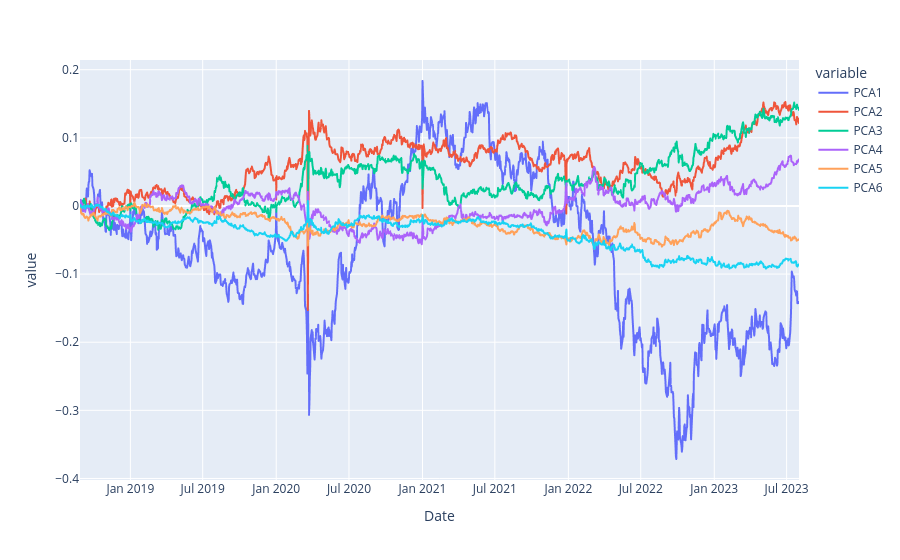

The cell this chart's notebook holds for it:
### Code cell
pca_result_test = pcatts.get_pca_ts(test_data_df)

pd.options.plotting.backend = "plotly"
pca_result_test.pca_ts_df.plot()

### Figure 1 — Plotly figure (JSON) as saved in the notebook; plotly's stock layout.template omitted (floating-point values rounded to 4 significant figures; data arrays with more than 128 entries replaced by an {"elided": "..."} marker saying what was removed)
{"data": [{"hovertemplate": "variable=PCA1<br>Date=%{x}<br>value=%{y}<extra></extra>", "legendgroup": "PCA1", "line": {"color": "#636efa", "dash": "solid"}, "marker": {"symbol": "circle"}, "mode": "lines", "name": "PCA1", "showlegend": true, "type": "scattergl", "x": {"elided": "1285 str values"}, "xaxis": "x", "y": {"elided": "1285 float values"}, "yaxis": "y"}, {"hovertemplate": "variable=PCA2<br>Date=%{x}<br>value=%{y}<extra></extra>", "legendgroup": "PCA2", "line": {"color": "#EF553B", "dash": "solid"}, "marker": {"symbol": "circle"}, "mode": "lines", "name": "PCA2", "showlegend": true, "type": "scattergl", "x": {"elided": "1285 str values"}, "xaxis": "x", "y": {"elided": "1285 float values"}, "yaxis": "y"}, {"hovertemplate": "variable=PCA3<br>Date=%{x}<br>value=%{y}<extra></extra>", "legendgroup": "PCA3", "line": {"color": "#00cc96", "dash": "solid"}, "marker": {"symbol": "circle"}, "mode": "lines", "name": "PCA3", "showlegend": true, "type": "scattergl", "x": {"elided": "1285 str values"}, "xaxis": "x", "y": {"elided": "1285 float values"}, "yaxis": "y"}, {"hovertemplate": "variable=PCA4<br>Date=%{x}<br>value=%{y}<extra></extra>", "legendgroup": "PCA4", "line": {"color": "#ab63fa", "dash": "solid"}, "marker": {"symbol": "circle"}, "mode": "lines", "name": "PCA4", "showlegend": true, "type": "scattergl", "x": {"elided": "1285 str values"}, "xaxis": "x", "y": {"elided": "1285 float values"}, "yaxis": "y"}, {"hovertemplate": "variable=PCA5<br>Date=%{x}<br>value=%{y}<extra></extra>", "legendgroup": "PCA5", "line": {"color": "#FFA15A", "dash": "solid"}, "marker": {"symbol": "circle"}, "mode": "lines", "name": "PCA5", "showlegend": true, "type": "scattergl", "x": {"elided": "1285 str values"}, "xaxis": "x", "y": {"elided": "1285 float values"}, "yaxis": "y"}, {"hovertemplate": "variable=PCA6<br>Date=%{x}<br>value=%{y}<extra></extra>", "legendgroup": "PCA6", "line": {"color": "#19d3f3", "dash": "solid"}, "marker": {"symbol": "circle"}, "mode": "lines", "name": "PCA6", "showlegend": true, "type": "scattergl", "x": {"elided": "1285 str values"}, "xaxis": "x", "y": {"elided": "1285 float values"}, "yaxis": "y"}], "layout": {"legend": {"title": {"text": "variable"}, "tracegroupgap": 0}, "margin": {"t": 60}, "xaxis": {"anchor": "y", "domain": [0, 1], "title": {"text": "Date"}}, "yaxis": {"anchor": "x", "domain": [0, 1], "title": {"text": "value"}}}}
